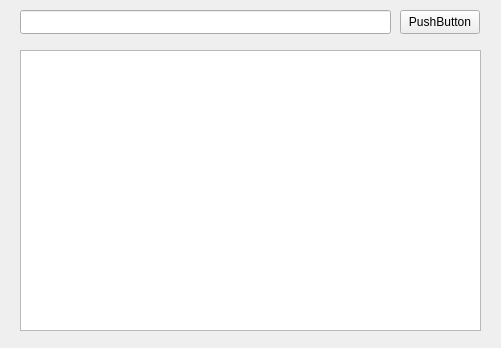
<?xml version="1.0" encoding="UTF-8"?>
<ui version="4.0">
 <class>Form</class>
 <widget class="QWidget" name="Form">
  <property name="geometry">
   <rect>
    <x>0</x>
    <y>0</y>
    <width>501</width>
    <height>348</height>
   </rect>
  </property>
  <property name="windowTitle">
   <string>Form</string>
  </property>
  <widget class="QPushButton" name="pbBuscar">
   <property name="geometry">
    <rect>
     <x>400</x>
     <y>10</y>
     <width>80</width>
     <height>24</height>
    </rect>
   </property>
   <property name="text">
    <string>PushButton</string>
   </property>
  </widget>
  <widget class="QLineEdit" name="leURL">
   <property name="geometry">
    <rect>
     <x>20</x>
     <y>10</y>
     <width>371</width>
     <height>24</height>
    </rect>
   </property>
  </widget>
  <widget class="QTextEdit" name="teHTML">
   <property name="geometry">
    <rect>
     <x>20</x>
     <y>50</y>
     <width>461</width>
     <height>281</height>
    </rect>
   </property>
  </widget>
 </widget>
 <resources/>
 <connections/>
</ui>
